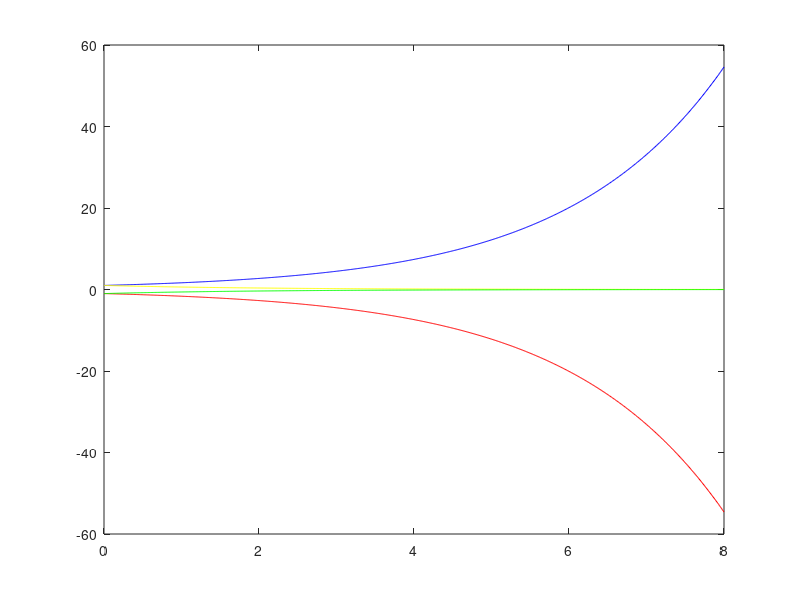

The MATLAB source for this figure:
t=0:0.01:8;
x1=exp(0.5*t);
y1=-exp(0.5*t);
x2=exp(-0.5*t);
y2=-exp(-0.5*t);
plot(t, x1, 'b', t, y1, 'r', t, x2, 'y', t, y2, 'g');
